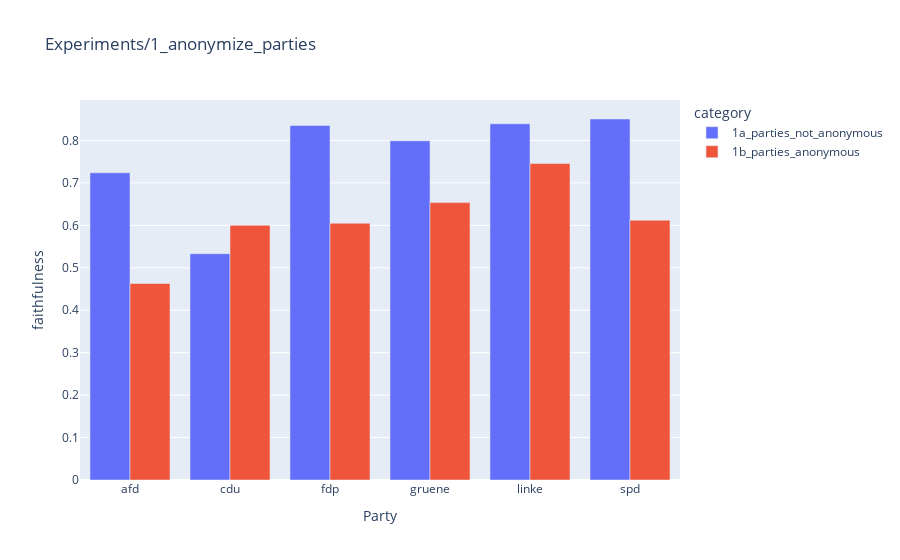

Write notebook code for a chart like this one.
### Code cell
metric_id = 1
df_plot = pd.DataFrame()
for file_name in metrics_files:
    df = pd.read_csv(file_name, header=[0, 1], index_col=[0, 1])
    metrics = list(set(df.columns.get_level_values(0)))
    experiment_run = "_".join(os.path.basename(file_name).split("_")[1:]).split(".")[0]
    df_plot[experiment_run] = df[metrics[metric_id]].mean(axis=0)


df = pd.DataFrame(df_plot).reset_index().rename(columns={"index": "party"})
df_melted = df.melt(id_vars=["party"], var_name="category", value_name="value")
print(df_melted.groupby("category")["value"].mean())
px.bar(
    df_melted,
    x="party",
    y="value",
    color="category",
    barmode="group",
    labels={"value": metrics[metric_id], "party": "Party"},
    title=f"{experiment}",
)

### Figure 1 — Plotly figure (JSON) as saved in the notebook; plotly's stock layout.template omitted (floating-point values rounded to 4 significant figures)
{"data": [{"alignmentgroup": "True", "hovertemplate": "category=1a_parties_not_anonymous<br>Party=%{x}<br>faithfulness=%{y}<extra></extra>", "legendgroup": "1a_parties_not_anonymous", "marker": {"color": "#636efa", "pattern": {"shape": ""}}, "name": "1a_parties_not_anonymous", "offsetgroup": "1a_parties_not_anonymous", "orientation": "v", "showlegend": true, "textposition": "auto", "type": "bar", "x": ["afd", "cdu", "fdp", "gruene", "linke", "spd"], "xaxis": "x", "y": [0.7238, 0.5333, 0.8353, 0.7993, 0.8392, 0.8506], "yaxis": "y"}, {"alignmentgroup": "True", "hovertemplate": "category=1b_parties_anonymous<br>Party=%{x}<br>faithfulness=%{y}<extra></extra>", "legendgroup": "1b_parties_anonymous", "marker": {"color": "#EF553B", "pattern": {"shape": ""}}, "name": "1b_parties_anonymous", "offsetgroup": "1b_parties_anonymous", "orientation": "v", "showlegend": true, "textposition": "auto", "type": "bar", "x": ["afd", "cdu", "fdp", "gruene", "linke", "spd"], "xaxis": "x", "y": [0.463, 0.6, 0.6051, 0.6536, 0.7456, 0.6122], "yaxis": "y"}], "layout": {"barmode": "group", "legend": {"title": {"text": "category"}, "tracegroupgap": 0}, "title": {"text": "Experiments/1_anonymize_parties"}, "xaxis": {"anchor": "y", "domain": [0, 1], "title": {"text": "Party"}}, "yaxis": {"anchor": "x", "domain": [0, 1], "title": {"text": "faithfulness"}}}}
